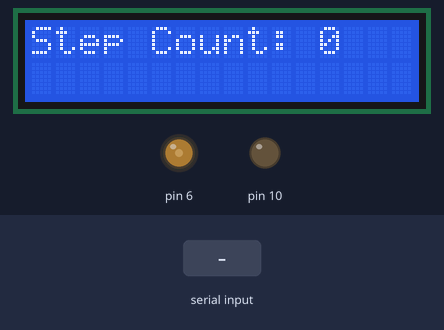
Recording of a sketch running on a simulated Arduino Uno, built with avr-gcc and run on an emulated ATmega328P. On the bench: 16×2 character LCD, output pins drawn as LEDs (lit = HIGH). The test bench sets the inputs (shaded band). What the sketch prints to the serial monitor is not drawn.

Above: at 1.2 s.
1.3 s: "90,45\n" received over the second serial link
At 2.6 s:
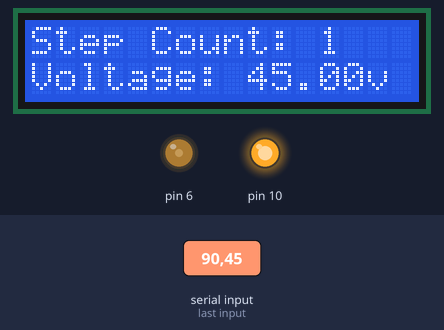
At 4.1 s:
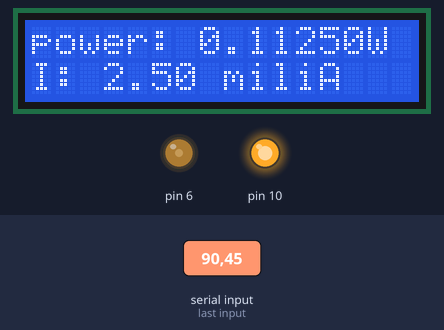
4.3 s: "30,150\n" received over the second serial link
At 8.1 s:
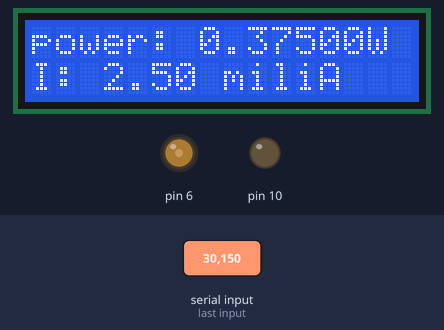
Timing chart, 0 to 9.6 s (numbered marks = the images above; inputs shaded):
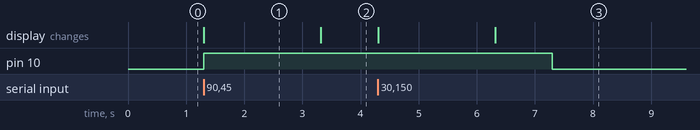

The sketch:

SerialCom.ino
```cpp
#include <SoftwareSerial.h>
#include<ArduinoJson.h>
SoftwareSerial s(8,11);

#include <LiquidCrystal.h>
int Contrast=75;
LiquidCrystal lcd(12, 9, 5, 4, 3, 2);

int step_count = 0;
float total_voltage = 0;
float total_power =0;
float current =0;

int t1,c=0,c1=0;

#define NUM_SAMPLES 10

int sum = 0;                    // sum of samples taken
unsigned char sample_count = 0; // current sample number
double voltage = 0.00;            // calculated voltage

//void led ()

void setup() {
  // put your setup code here, to run once:
s.begin(9600);
Serial.begin(9600);
  analogWrite(6,Contrast);
  lcd.begin(16, 2);
  lcd.setCursor(0, 0);
  lcd.print("Step Count: ");
  lcd.print(0);
  pinMode(10,OUTPUT);


}

void loop() {

 t1 = millis();

 if (t1>c1)
 {

      digitalWrite(10, LOW);

 }

   if (s.available()>0){


float val = s.parseFloat();

if (s.read()=='\n')
{
  float voltage = val;

  c1 = t1 + 3000;


//

  Serial.println(voltage);


       // to make the LED visible
    step_count+=1;

   digitalWrite(10, HIGH);
   lcd.setCursor(0, 0);
   lcd.clear();

    lcd.print("Step Count: ");
    lcd.print(step_count);
    lcd.setCursor(0, 1);
    lcd.print("Voltage: ");
    lcd.print(voltage);
    lcd.print("v");

    delay(2000);

    lcd.clear();
    lcd.setCursor(0, 0);
    lcd.print("power: ");
    total_power =+ (voltage * .0025);
    lcd.print(total_power,5);
    lcd.print("W");
    lcd.setCursor(0, 1);
    lcd.print("I: ");
    lcd.print(2.5);
    current+=2.5;
    lcd.print(" miliA");


   // String x;


}
}
}
```

Measured:
- after the input at 1.3 s, pin 10: LOW → HIGH at once; the display: changes at once (image 1)
- after the input at 4.3 s, pin 10: HIGH → LOW after 3.0 s instead of 0.00 s; the display: first changes at once (image 3 shows a later state)
- what the display in image 1 shows lasts 2.0 s, from 1.3 s to 3.3 s
